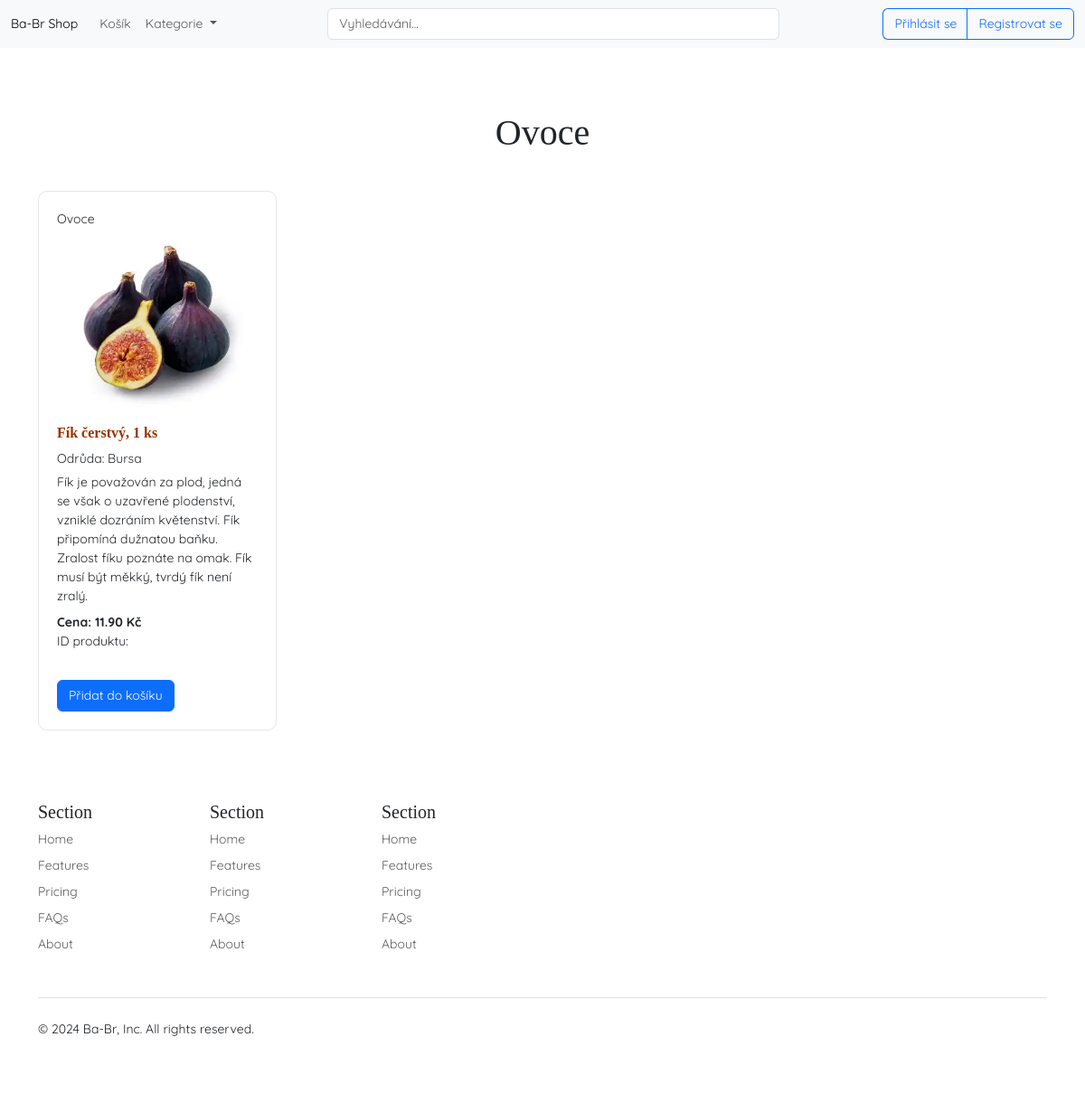
Page /Eshop_app/ovoce/ on the committed database.
### Eshop_app/models.py (models this page shows, shortened)
class Product(models.Model):
    name = models.CharField(max_length=100)
    description = models.TextField(default="")
    image = models.ImageField(upload_to='products/', blank=True, null=True, default='')
    category = models.ForeignKey(Category, on_delete=models.CASCADE)
    price = models.DecimalField(max_digits=10, decimal_places=2)

class Category(models.Model):
    name = models.CharField(max_length=100)
    parent_category = models.ForeignKey("self", null=True, blank=True, on_delete=models.CASCADE,
                                        related_name="subcategories")
    def __str__(self):
        return self.name

### Eshop_app/views.py (the view)
# urls.py: path('ovoce/', views.ovoce, name='ovoce'),
def ovoce(request):
    ovoce_category = get_object_or_404(Category, id=1)
    ovoce_products = Product.objects.filter(category=ovoce_category)
    return render(request, 'ovoce.html', context={
        "ovoce": ovoce_products
    })

### Eshop_app/templates/ovoce.html
{% extends "base.html" %}
{% block content %}
<h1 class="main_header">Ovoce</h1>
<div class="product-container grid_auto_fill">
    {% for product in ovoce %}
        {% include 'components/component_product_with_all_fields.html' with product=product %}
    {% endfor %}
</div>
{% endblock %}

### Eshop_app/templates/components/component_product_with_all_fields.html (shortened to what this page needs)
<div class="product">
    <div class="product-category mb-2">{{ product.category }}</div>
    <div class="img">
        <img src="{{ product.image.url }}" alt="{{ product.name }}">
    </div>
    <div class="title">{{ product.name }}</div>
    <div class="description">{{ product.description|linebreaks }}</div>
    <div class="price mt-2">Cena: {{ product.price }} Kč</div>
    <p>ID produktu: {{ products.id }}</p>
    <form action="{% url 'add_to_cart' %}" method="POST">
        <button class="btn btn-primary mt-3" type="submit">Přidat do košíku</button>
    </form>
</div>

### Eshop_app/static/sass/styles.css (style rules this page uses)
body { padding: 0; margin: 0; }
body :not(h1, h2, h3, h4, h5, h6, .title, .fa) { font-family: "Quicksand", sans-serif; font-size: 14px; }
body h1, body h2, body h3, body h4, body h5, body h6, body .title { font-family: "Noto Serif Oriya", serif; }
body * { box-sizing: border-box; }
body h1 { text-align: center; }
body h1.main_header { margin: 40px 0; }
body .grid_auto_fill { display: grid; grid-template-columns: repeat(auto-fill, minmax(250px, 1fr)); gap: 20px; }
body form:not(.d-flex) button, body form:not(.d-flex) a { margin-top: 18px; }
body .product { padding: 20px; border: 1px solid #e7e7e7; border-radius: 10px; }
body .product img { width: 100%; height: 200px; object-fit: contain; }
body .product .title { font-size: 16px; font-weight: bold; line-height: 1; color: #993300; margin: 10px 0; }
body .product .description p { margin: 0 0 5px 0; }
body .product .price { font-weight: 700; }

### rows in the picture
Product: category "Ovoce", image (picture), name "Fík čerstvý, 1 ks", description "Odrůda: Bursa Fík je považován za plod, jedná se však o uzavřené plodenství, vzniklé dozráním květenství. Fík připomíná dužnatou baňku. Zralost fíku poznáte na omak. Fík musí být měkký, tvrdý fík není zralý.", price "11.90"
